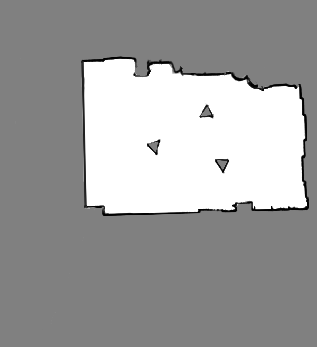
#> input picture maps/env.png, 317 x 347 px
$ python load_test.py
#> lines starting #> are read from the running program, lines starting #| are printed output that depends on the picture; after the words box and inside, x2 and y2 are one past the last pixel; in counts of white or black regions, pixels touching at a corner belong together
import cv2
import numpy as np


img = cv2.imread('maps/env.png')
#> img is the input picture: shape (347, 317, 3); min 1, max 255, mean 159.7
print(type(img))
#| <class 'numpy.ndarray'>
print(img.shape)
#| (347, 317, 3)
h, w = img.shape[:2]
#> h = 347; w = 317
mask = np.zeros((h+2, w+2, 1), np.uint8)
print(img[23][111])
#| [128 128 128]
blurred_img = cv2.GaussianBlur(img, (5, 5), 0)
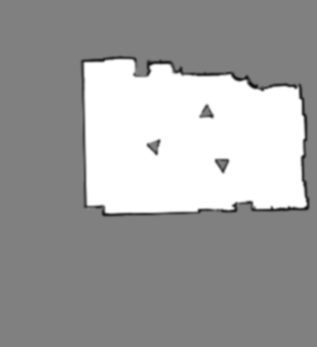
#> blurred_img: shape (347, 317, 3); min 15, max 255, mean 159.7
gray_img = cv2.cvtColor(blurred_img, cv2.COLOR_RGB2GRAY)
# Binary
_, binary_img = cv2.threshold(gray_img, 200, 255, cv2.THRESH_BINARY)
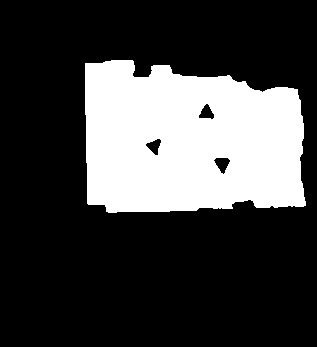
#> binary_img: shape (347, 317); 25.8% white; 1 white region
contours, hierarchy = cv2.findContours(binary_img, cv2.RETR_TREE, cv2.CHAIN_APPROX_SIMPLE)
#> contours = 4 contours; box (x1, y1, x2, y2) and area: (85, 60, 306, 213) 28466, (213, 157, 231, 175) 174, (198, 103, 215, 120) 158, (145, 138, 162, 156) 155
result = np.zeros((h, w, 3), np.uint8)
cv2.drawContours(result, contours, -1, (0, 255, 0), 1)
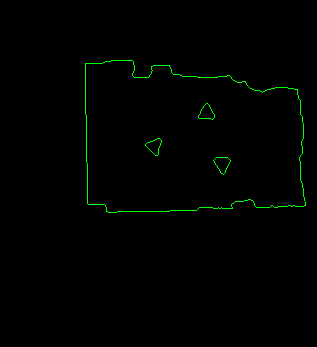
#> result: shape (347, 317, 3); mean of channels 0, 1, 2 0, 2, 0; drawn as B, G, R
cv2.floodFill(result, mask, (125, 100), (0, 120, 0), (0, 0, 0), (30, 30, 30), cv2.FLOODFILL_FIXED_RANGE)
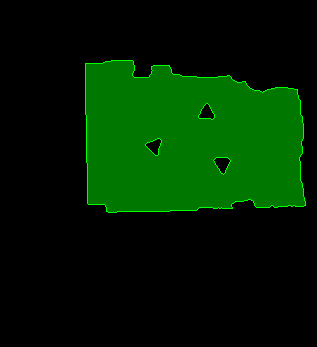
#> result: shape (347, 317, 3); mean of channels 0, 1, 2 0, 32.1, 0; drawn as B, G, R
cv2.imwrite('maps/environments/env.png', result)
cv2.imshow("Map", img)
cv2.waitKey()
cv2.destroyAllWindows()
cv2.imshow("Map", result)
cv2.waitKey()
cv2.destroyAllWindows()
